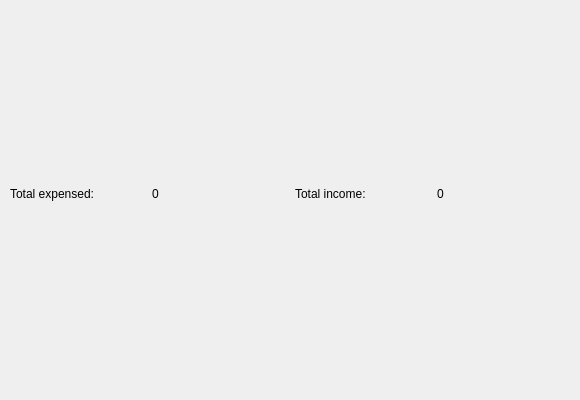
<?xml version="1.0" encoding="UTF-8"?>
<ui version="4.0">
 <class>MainWindow</class>
 <widget class="QMainWindow" name="MainWindow">
  <property name="enabled">
   <bool>true</bool>
  </property>
  <property name="geometry">
   <rect>
    <x>0</x>
    <y>0</y>
    <width>580</width>
    <height>400</height>
   </rect>
  </property>
  <property name="sizePolicy">
   <sizepolicy hsizetype="MinimumExpanding" vsizetype="MinimumExpanding">
    <horstretch>0</horstretch>
    <verstretch>0</verstretch>
   </sizepolicy>
  </property>
  <property name="minimumSize">
   <size>
    <width>580</width>
    <height>400</height>
   </size>
  </property>
  <property name="maximumSize">
   <size>
    <width>580</width>
    <height>400</height>
   </size>
  </property>
  <property name="windowTitle">
   <string>Expenses Calculator</string>
  </property>
  <widget class="QWidget" name="centralwidget">
   <property name="sizePolicy">
    <sizepolicy hsizetype="Minimum" vsizetype="Minimum">
     <horstretch>0</horstretch>
     <verstretch>0</verstretch>
    </sizepolicy>
   </property>
   <property name="minimumSize">
    <size>
     <width>0</width>
     <height>0</height>
    </size>
   </property>
   <widget class="QWidget" name="verticalLayoutWidget">
    <property name="geometry">
     <rect>
      <x>10</x>
      <y>10</y>
      <width>559</width>
      <height>368</height>
     </rect>
    </property>
    <layout class="QVBoxLayout" name="verticalLayout" stretch="1">
     <property name="spacing">
      <number>10</number>
     </property>
     <property name="sizeConstraint">
      <enum>QLayout::SetMinAndMaxSize</enum>
     </property>
     <item>
      <layout class="QHBoxLayout" name="horizontalLayout">
       <item>
        <widget class="QLabel" name="label">
         <property name="text">
          <string>Total expensed:</string>
         </property>
        </widget>
       </item>
       <item>
        <widget class="QLabel" name="label_2">
         <property name="text">
          <string>0</string>
         </property>
        </widget>
       </item>
       <item>
        <widget class="QLabel" name="label_3">
         <property name="text">
          <string>Total income:</string>
         </property>
        </widget>
       </item>
       <item>
        <widget class="QLabel" name="label_4">
         <property name="text">
          <string>0</string>
         </property>
        </widget>
       </item>
      </layout>
     </item>
    </layout>
   </widget>
  </widget>
  <widget class="QMenuBar" name="menubar">
   <property name="enabled">
    <bool>true</bool>
   </property>
   <property name="geometry">
    <rect>
     <x>0</x>
     <y>0</y>
     <width>580</width>
     <height>21</height>
    </rect>
   </property>
  </widget>
 </widget>
 <resources/>
 <connections/>
</ui>
